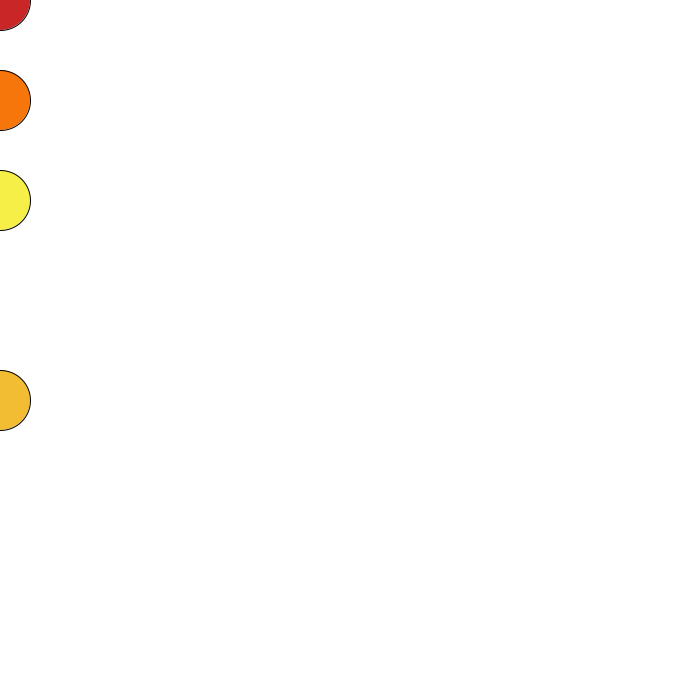
Frame 1 (no input)
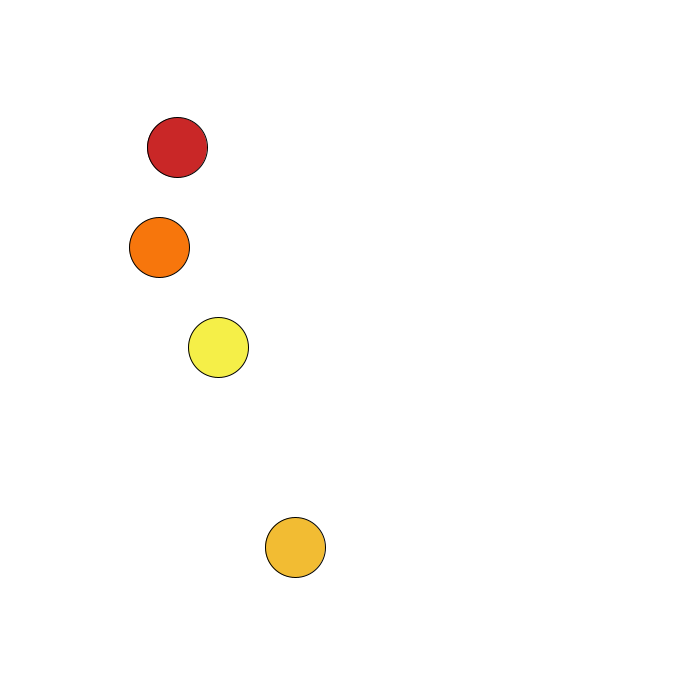
Frame 60 (the mouse pressed at the canvas centre just before this capture)
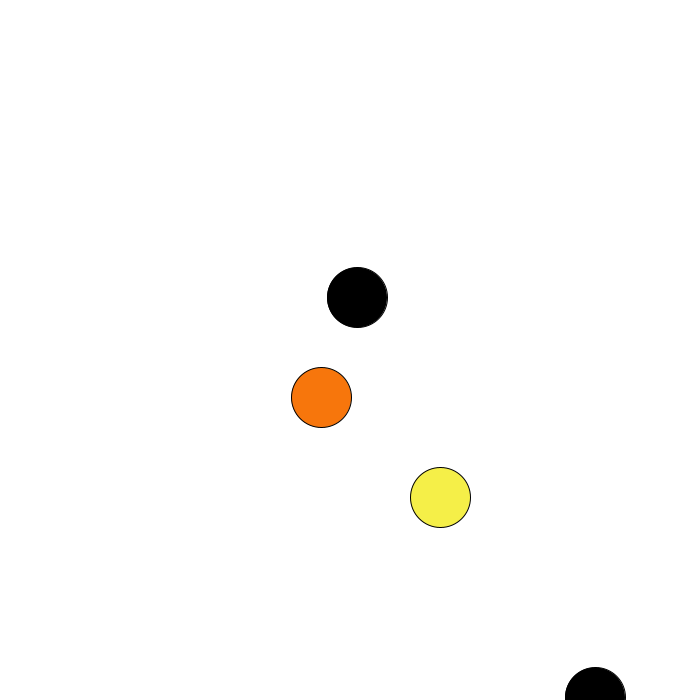
Frame 120 (the mouse held since frame 60 and released just before this capture)

The Processing sketch that drew these frames (run headless with seeded random() and noise(); from frame 60 on, the mouse is pressed at the canvas centre):

// Processing sketch: aaa_bouncing_balls_and_comments_about_Class_and_Objects_Version
// ── aaa_bouncing_balls_and_comments_about_Class_and_Objects_Version.pde
class Ball { // A class is something that has data for our object and the functionality(methods) of it.
  // Data
  float x;
  float y;
  float diameter;
  float xspeed;
  float yspeed;
  boolean popped = false;

  // Constructor
  // The Constructor is the moment the object is born, so when we give it these parameters we tell it to be born
  // with these values from the start.
  Ball(float xstart, float ystart, float speedX, float speedY, float dia) {
    x = xstart;
    y = ystart;
    xspeed = speedX;
    yspeed = speedY;
    diameter = dia;
  }

  // Method for displaying the ball, its width, height and color
  void displayBall(float diameter, color c) {
    stroke(0);
    if (popped) { // If the ball has popped, change to black. So since popped is default set to false, this wont happen
      // unless you click.
      fill(0);
    } else {
      fill(c);
    }

    ellipse(x, y, diameter, diameter);
  }
  // Method for the speed of the ball, both on the x-axis and y-axis
  void speed() {
    println(xspeed);
    x = x + xspeed;
    y = y + yspeed;
  }
  // Method for checking when the balls hit the edges, if they hit either the left or right edge they will bounce
  // back, and if they hit either the top or bottom they will also bounce back.
  void checkEdges() {
    if (x > width || x < 0) {
      xspeed = xspeed * -1;
    }
    if (y > height || y < 0) {
      yspeed = yspeed * -1;
    }
  }
  void ballPop() {
    popped = true; // Set the popped state to true when clocked.
  }
  boolean bounceOffEach(Ball... others) { // Ball... others means that the method can take any number of Ball objects when called.
    // The "..." syntax is called varags and allows passing multiple arguments into the method, treating them as an array internally.
    // This way we can pass b,b2,b3,b4 etc, and they will be treated as a collections of balls to check for collision.
    //float d = dist(b.x, b.y, b2.x, b2.y);
    for (Ball other : others) { // This loop iterated over each Ball object in the others collection (which includes b,b2,b3,b4 and so on).
      // It examines each ball one by one, calling each Ball object "other" inside the loop.
      if (other != this) { // This line checks that the "other" ball isn't the same ball as "this". We don't want a ball to compare itself with itself for collision.
        // If the "other" ball is different, it proceeds to check for collision.
        float d = dist(x, y, other.x, other.y); // This calculates the distance (d) between the current ball's position(x,y)
        // and the other balls position(other.x,other.y) using Processing's built-in "dist" function. The "dist" function returns the straight-line
        // distance between two points, so it is very useful for checking if two balls are close enough to collide.
        if (d < (diameter/2 + other.diameter/2)) { // This checks if the distance (d) between the two balls is less than the sum of their radii
          // the radii being diameter/2 for both balls. If the distance is less than this sum, it means the two balls are overlapping or "colliding".
          background(0, 255, 0); // If collision is detected it changes background to green
          // the ball's xspeed and yspeed are reversed to simulate a bounce
          xspeed = xspeed * -1;
          yspeed = yspeed * -1;
          return true; // The method returns true to signal that a collision has happened.
        }
      }
    }
    return false; // If no collisions are detected after checking all the "other" balls, the method returns false to indicate no collisions.
  }
}

// ── Call_ball.pde
// Declaring the object "b" and "b2" and giving them the type of Ball, Ball is a type we made.
Ball b;
Ball b2;
Ball b3;
Ball b4;

void setup() {
  // We initialize our object. "b" and "b2" are both new instances of our "Ball" object.
  size(700, 700);
  // The Ball() part is calling our constructor that we made in our Class Ball.
  b = new Ball(0, 0, 3, 2.5, 50);
  b2 = new Ball(0, 400, 5, 2.5, 50);
  b3 = new Ball(0, 200, 3.7, 2.5, 50);
  b4 = new Ball(0, 100, 2.7, 2.5, 50);
}

void draw() {
  // Using dot syntax to call a function/method on our object of ball b and ball b2
  background(255);

  b.displayBall(60, color(#C92727));
  b.speed();
  b.checkEdges();
  b.bounceOffEach(b2, b3, b4);


  b2.displayBall(60, color(#F2BC33));
  b2.speed();
  b2.checkEdges();
  b2.bounceOffEach(b, b3, b4);

  b3.displayBall(60, color(#F5EF48));
  b3.speed();
  b3.checkEdges();
  b3.bounceOffEach(b, b2, b4);

  b4.displayBall(60, color(#F7760C));
  b4.speed();
  b4.checkEdges();
  if (b4.bounceOffEach(b, b2, b3)) {
    println("B4 collided with another ball!");
  }
}

void mousePressed() {
  // When mousePressed (when you click) the balls will pop and turn black.
  b.ballPop();
  b2.ballPop();
}
